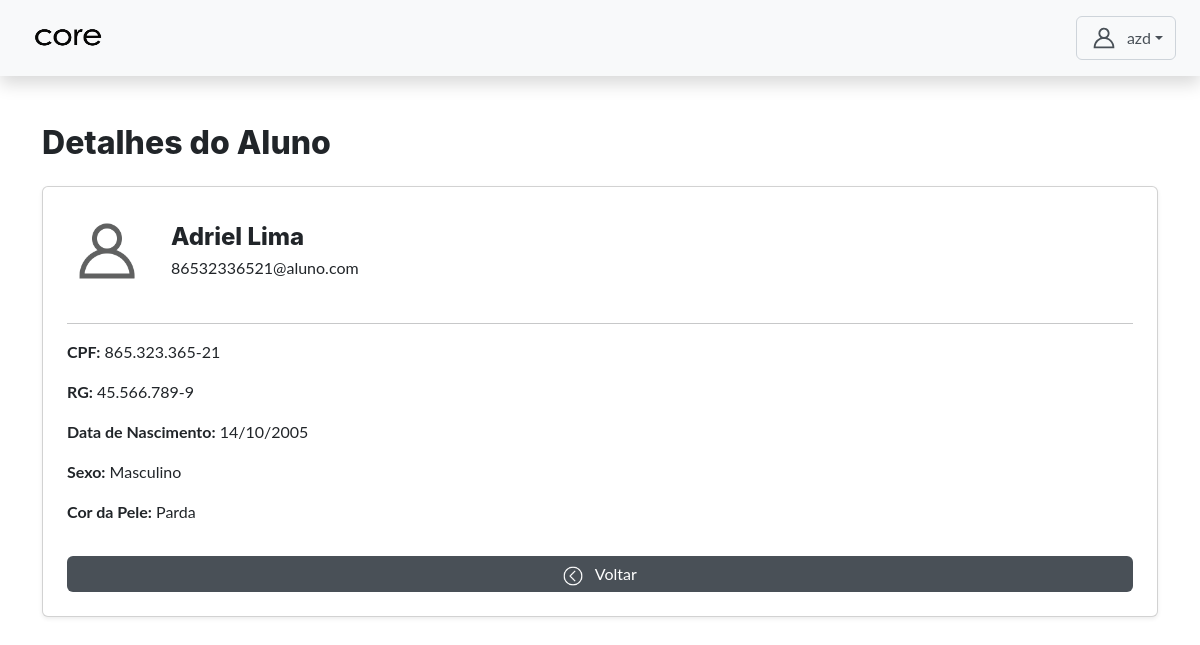
Page /autenticacao/professor/aluno/7/detalhes/ (signed in) on the earlier database version.
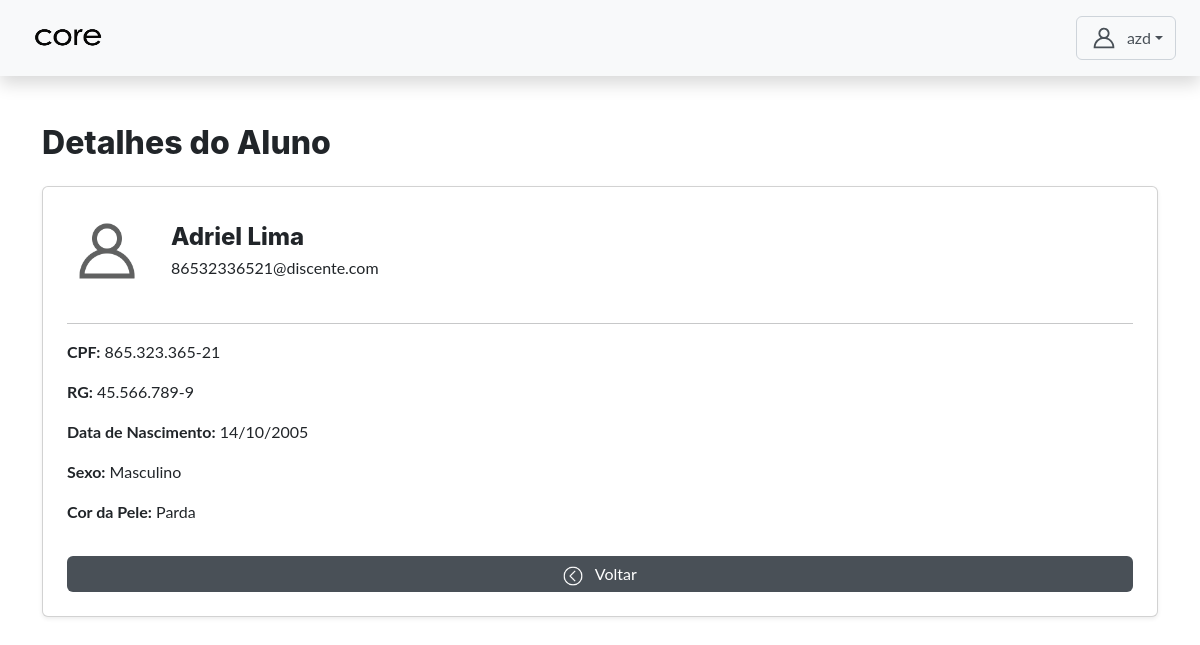
Same page on the later database version.
### core/models.py (models this page shows, shortened)
class CustomUser(AbstractUser):
    TIPO_CHOICES = (
        ('admin', 'Admin'),
        ('professor', 'Professor'),
        ('aluno', 'Aluno'),
    )
    tipo = models.CharField(max_length=10, choices=TIPO_CHOICES, default='admin')
    data_nascimento = models.DateField(null=True, blank=True)
    cpf = models.CharField(max_length=14, unique=True, null=True, blank=True)
    rg = models.CharField(max_length=12, unique=True, null=True, blank=True)
    SEXO_CHOICES = [
    ('M', 'Masculino'),
    ('F', 'Feminino'),
]
    COR_PELE_CHOICES = [
    ('branca', 'Branca'),
    ('preta', 'Preta'),
    ('parda', 'Parda'),
    ('amarela', 'Amarela'),
    ('indigena', 'Indígena'),
]
    sexo = models.CharField(max_length=1, choices=SEXO_CHOICES, null=True, blank=True)
    cor_pele = models.CharField(max_length=20, choices=COR_PELE_CHOICES, null=True, blank=True)
    senha_temporaria = models.BooleanField(default=False)

### autenticacao/views.py (the view)
# urls.py: path('professor/aluno/<int:aluno_id>/detalhes/', views.ver_detalhes_aluno_professor, name='ver_detalhes_aluno_professor'),
@login_required
def ver_detalhes_aluno_professor(request, aluno_id):
    if request.user.tipo != 'professor':
        return redirect('login')
    aluno = get_object_or_404(CustomUser, id=aluno_id, tipo='aluno')
    turmas = Turma.objects.filter(alunoturma__aluno=aluno)
    return render(request, 'professor/detalhes_aluno.html', {
        'aluno': aluno,
        'turmas': turmas
    })

### templates/professor/detalhes_aluno.html (shortened to what this page needs)
{% extends 'base.html' %}
{% load static %}
  {% block content %}
    <h2 class="mb-4">Detalhes do Aluno</h2>
    <div class="card p-4 shadow-sm">
      <div class="d-flex align-items-center mb-3">
        <img src="{% static 'assets/img/user-icon.png' %}" width="80" height="80" class="me-4 rounded-circle" alt="Aluno">
        <div>
          <h4 class="mb-1">{{ aluno.get_full_name }}</h4>
          <p class="mb-0">{{ aluno.email }}</p>
        </div>
      </div>
      <hr>
      {% with cpf=aluno.cpf %}
        <p>
            <strong>CPF:</strong>
            {{ cpf|slice:":3" }}.{{ cpf|slice:"3:6" }}.{{ cpf|slice:"6:9" }}-{{ cpf|slice:"9:" }}
        </p>
        {% endwith %}
        {% with rg=aluno.rg %}
        <p>
            <strong>RG:</strong>
            {{ rg|slice:":2" }}.{{ rg|slice:"2:5" }}.{{ rg|slice:"5:8" }}-{{ rg|slice:"8:" }}
        </p>
        {% endwith %}
      <p><strong>Data de Nascimento:</strong> {{ aluno.data_nascimento|date:"d/m/Y" }}</p>
      <p><strong>Sexo:</strong> {{ aluno.get_sexo_display }}</p>
      <p><strong>Cor da Pele:</strong> {{ aluno.get_cor_pele_display }}</p>
      <a href="javascript:history.back()" class="btn btn-secondary mt-3">
        <img src="{%static 'assets/img/voltar.png'%}" width='20px' height='20px' class="me-2">
      Voltar
      </a>
    </div>
  {% endblock content %}

### templates/base.html (shortened to what this page needs)
{% load static %}
<!DOCTYPE html>
<html lang="pt-br">
<head>
  <link href="https://cdn.jsdelivr.net/npm/bootstrap@5.3.6/dist/css/bootstrap.min.css" rel="stylesheet"/>
  <link rel="stylesheet" href="{% static 'css/style.css' %}" />
</head>
<body>
  <nav class="navbar navbar-light bg-light justify-content-between px-4 py-3 shadow">
    <span class="navbar-brand mb-0 h1">
      <img src="{%static 'assets/icon/core3.png'%}" width='100%' height='30px' class="me-2">
    </span>
    <div class="d-flex align-items-center">
      <div class="dropdown">
        <button class="btn btn-outline-secondary dropdown-toggle d-flex align-items-center" type="button" data-bs-toggle="dropdown">
        <span>{{ request.user.first_name }}</span>
      </button>
    </div>
  </div>
</nav>
  <main class="container py-5">
    {% block content %}
    {% endblock content %}
  </main>
</body>
</html>

### templates/professor/detalhes_aluno.html (style rules this page uses)
.btn-outline-secondary { --bs-btn-color: #495057; --bs-btn-border-color: #ced4da; --bs-btn-hover-color: #fff; --bs-btn-hover-bg: #495057; --bs-btn-hover-border-color: #495057; --bs-btn-focus-shadow-rgb: 206, 212, 218; --bs-btn-active-color: #fff; --bs-btn-active-bg: #495057; --bs-btn-active-border-color: #495057; --bs-btn-active-shadow: inset 0 3px 5px rgba(0, 0, 0, 0.125); --bs-btn-disabled-color: #495057; --bs-btn-disabled-bg: transparent; --bs-btn-disabled-border-color: #495057; --bs-gradient: none; }
.btn-secondary { --bs-btn-color: #fff; --bs-btn-bg: #495057; --bs-btn-border-color: #ff6495057a00; --bs-btn-hover-color: #fff; --bs-btn-hover-bg: #495057; --bs-btn-hover-border-color: #495057; --bs-btn-focus-shadow-rgb: 206, 212, 218; --bs-btn-active-color: #fff; --bs-btn-active-bg: #495057; --bs-btn-active-border-color: #495057; --bs-btn-active-shadow: inset 0 3px 5px rgba(0, 0, 0, 0.125); --bs-btn-disabled-color: #fff; --bs-btn-disabled-bg: #495057; --bs-btn-disabled-border-color: #495057; }
.btn-secondary img { filter: brightness(0) invert(1); }

Differences in the rows shown:
changed CustomUser "Adriel Lima": email "86532336521@aluno.com" → "86532336521@discente.com"
